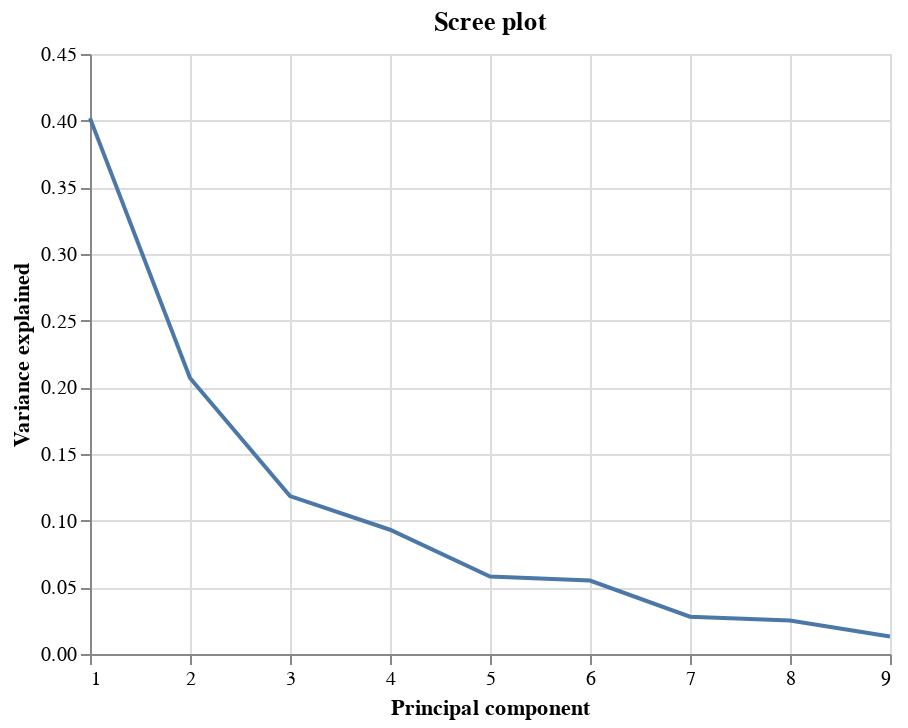

Here is the notebook cell this chart was saved with:
### Code cell
urbanization_residual_ratio.get_scree_plot()

### Figure 1 — Vega-Lite specification as saved in the notebook (floating-point values rounded to 4 significant figures)
{"config": {"view": {"continuousWidth": 400, "continuousHeight": 300}}, "data": {"name": "data-cb3a4ef809081e298ec1b1bd9aa38504"}, "mark": "line", "encoding": {"x": {"field": "indices", "title": "Principal component", "type": "quantitative"}, "y": {"field": "var_explained", "title": "Variance explained", "type": "quantitative"}}, "title": "Scree plot", "$schema": "https://vega.github.io/schema/vega-lite/v4.17.0.json", "datasets": {"data-cb3a4ef809081e298ec1b1bd9aa38504": [{"indices": 1, "var_explained": 0.4019}, {"indices": 2, "var_explained": 0.207}, {"indices": 3, "var_explained": 0.1184}, {"indices": 4, "var_explained": 0.0932}, {"indices": 5, "var_explained": 0.05817}, {"indices": 6, "var_explained": 0.05512}, {"indices": 7, "var_explained": 0.028}, {"indices": 8, "var_explained": 0.02514}, {"indices": 9, "var_explained": 0.01305}]}}
